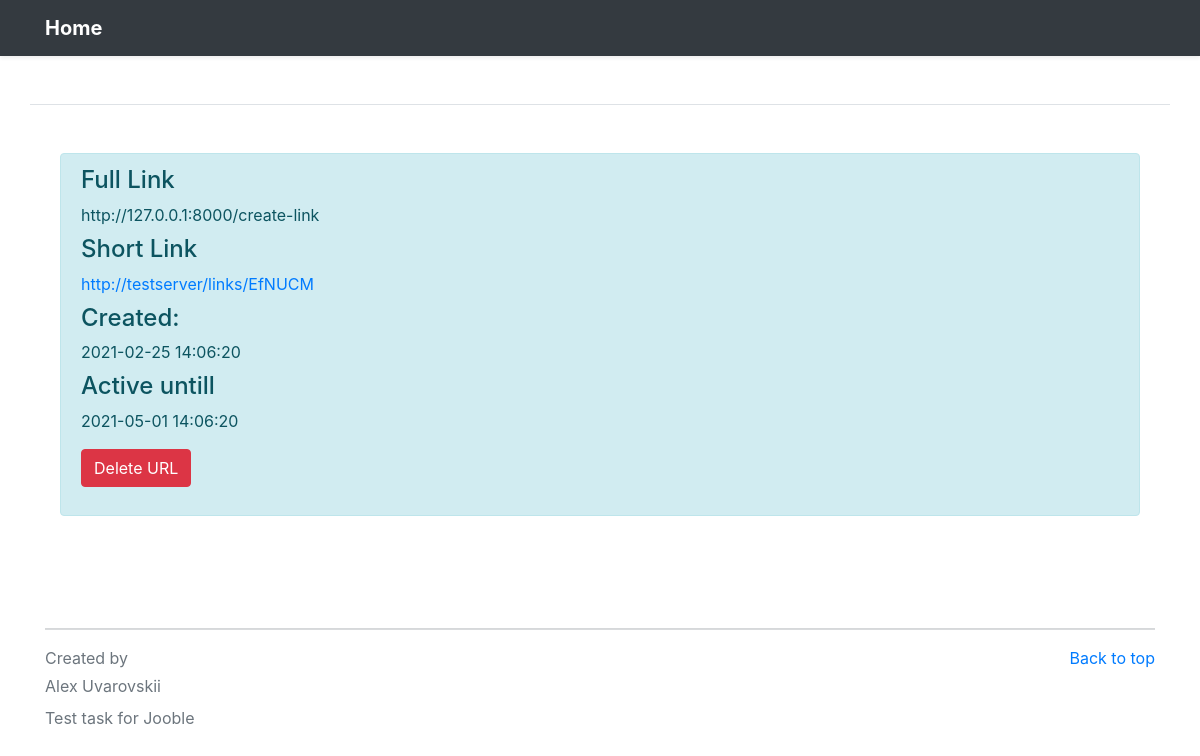
The page /links/8 on the database as committed earlier.
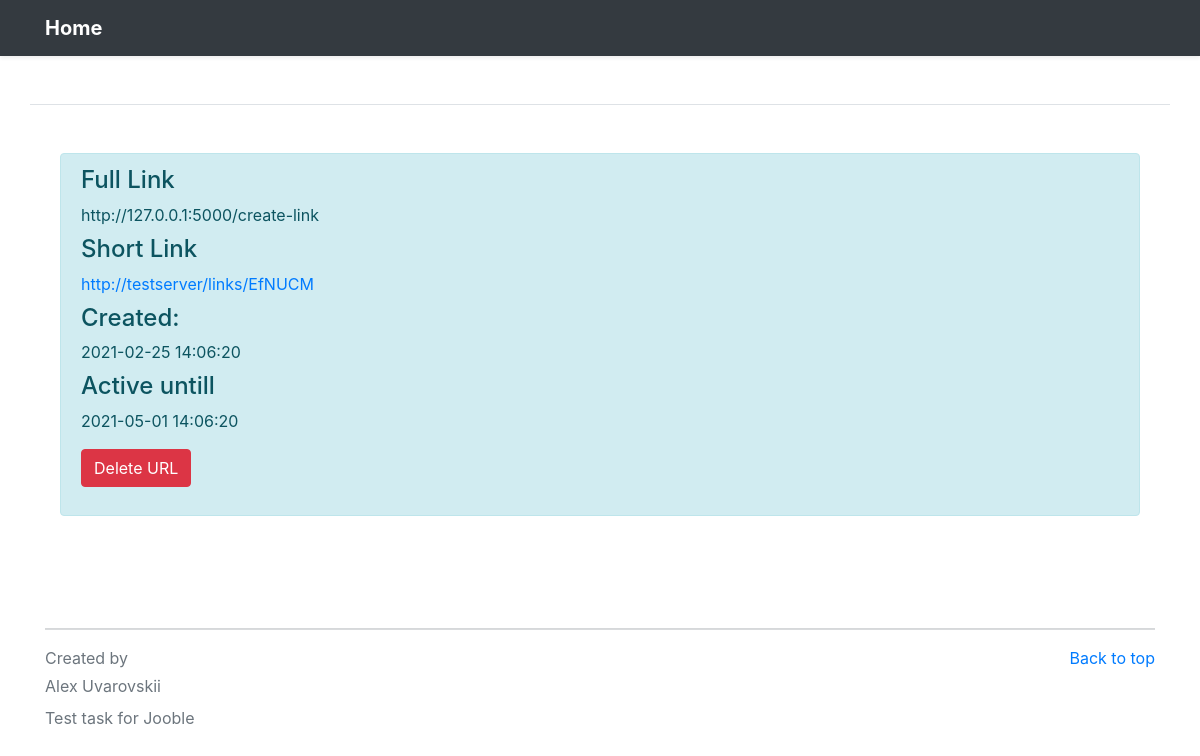
The same page on the database as committed later.
### links.py (models this page shows, shortened)
class Links(db.Model):
    id = db.Column(db.Integer, primary_key=True, nullable=False)
    full_url = db.Column(db.String(150), nullable=False, unique=True)
    short_url = db.Column(db.String(30), unique=True)
    create_time = db.Column(db.DateTime, default=datetime.utcnow(), nullable=False)
    time_life = db.Column(db.Integer, default=90)

### links.py (the view)
@app.route('/links/<int:id>')
def link_detail(id):
    check_links()
    link = Links.query.get_or_404(id)
    active_until = link.create_time + timedelta(days=link.time_life)
    return render_template('links-detail.html', link=link, active_untill=active_until,  host_url=request.host_url)

### links.py (called while the page is built)
def check_links():
    links = Links.query.all()
    for link in links:
        if link.create_time + timedelta(days=link.time_life) < datetime.utcnow():
            db.session.delete(link)
            db.session.commit()

### templates/links-detail.html (shortened to what this page needs)
{% extends 'base.html' %}
{% block content%}
        <div class="container">
            <div class="alert alert-info">
                <h4>Full Link</h4>
                <p class="mb-2">{{link.full_url}}</p>
                <h4>Short Link</h4>
                <p class="mb-2"><a href="{{ url_for('redirect_to_url', short_url=link.short_url) }}">{{host_url}}links/{{link.short_url}}</a></p>
                <h4>Created:</h4>
                <p class="mb-2">{{link.create_time.strftime('%Y-%m-%d %H:%M:%S')}}</p>
                <h4>Active untill</h4>
                <p>{{active_untill.strftime('%Y-%m-%d %H:%M:%S')}}</p>
                <a href="{{ url_for('link_delete', id=link.id) }}" class="btn btn-danger mb-3">Delete URL</a>
            </div>
        </div>
{% endblock %}

Rows that differ between the two databases and show on the page:
changed Links "EfNUCM": full_url "http://127.0.0.1:8000/create-link" → "http://127.0.0.1:5000/create-link"
